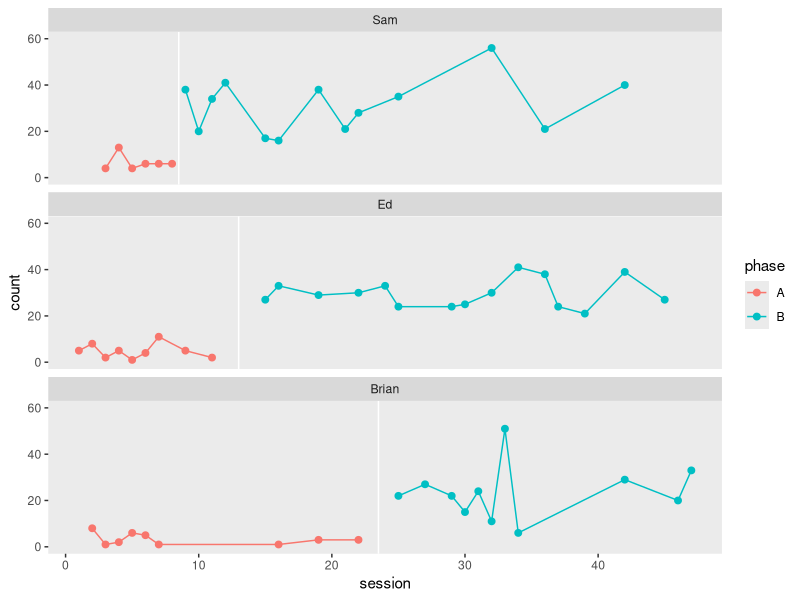

Here is the R script that generated this plot: (Note: this script raises an error after producing the figure.)
## ---- chunk 1
library(tidyverse)
## ---- chunk 2
# Sam
sam <- tibble(
  id      = "Sam",
  session = c(3, 4, 5, 6, 7, 8,
              9, 10, 11, 12, 15, 16, 19, 21, 22, 25, 32, 36, 42),
  count   = c(4, 13, 4, 6, 6, 6,
              38, 20, 34, 41, 17, 16, 38, 21, 28, 35, 56, 21, 40),
  phase   = rep(LETTERS[1:2], times = c(6, 13)))

# Ed
ed <- tibble(
  id      = "Ed",
  session = c(1, 2, 3, 4, 5, 6, 7, 9, 11,
              15, 16, 19, 22, 24, 25, 29, 30, 32, 34, 36, 37, 39, 42, 45),
  count   = c(5, 8, 2, 5, 1, 4, 11, 5, 2,
              27, 33, 29, 30, 33, 24, 24, 25, 30, 41, 38, 24, 21, 39, 27),
  phase   = rep(LETTERS[1:2], times = c(9, 15)))

# Brian
brian <- tibble(
  id      = "Brian",
  session = c(2:7, 16, 19, 22,
              25, 27, 29, 30:32, 33, 34, 42, 46, 47),
  count   = c(8, 1, 2, 6, 5, 1, 1, 3, 3,
              22, 27, 22, 15, 24, 11, 51, 6, 29, 20, 33),
  phase   = rep(LETTERS[1:2], times = c(9, 11)))
## ---- chunk 3
mason2014 <- bind_rows(
  sam, ed, brian
) %>% 
  mutate(id = fct_rev(id),
         phase = factor(phase))

# what have we done?
glimpse(mason2014)
head(mason2014)
## ---- chunk 4
lines <- mason2014 %>% 
  distinct(id) %>% 
  mutate(xintercept = c(8.5, 13, 23.5))

mason2014 %>% 
  ggplot(aes(x = session, y = count, color = phase)) +
  geom_vline(data = lines,
             aes(xintercept = xintercept),
             color = "white") +
  geom_point(size = 2) +
  geom_line() +
  ylim(0, 60) +
  facet_wrap(~ id, ncol = 1) +
  theme(panel.grid = element_blank())
## ---- chunk 5
save(mason2014, file = "/Users/solomonkurz/Dropbox/Experimental-design-and-the-GLMM/sketches/data/mason2014.rda")
## ---- chunk 6
sessionInfo()
